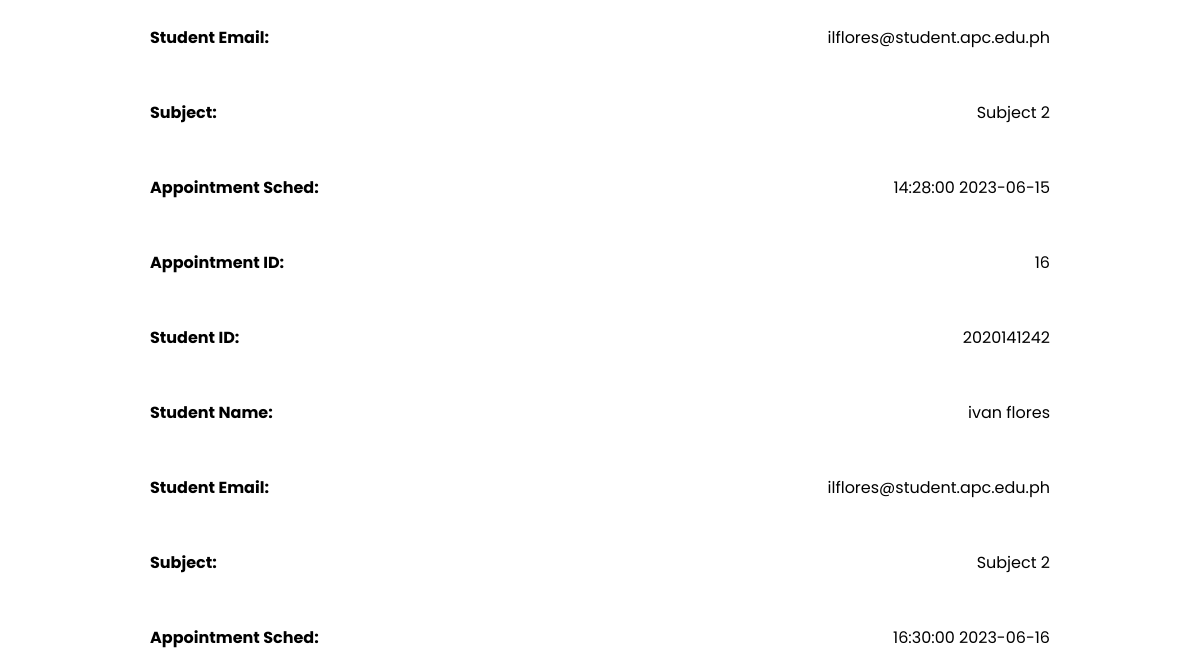
The app's page /CalendarFaculty.php (signed in, lower part), older data.
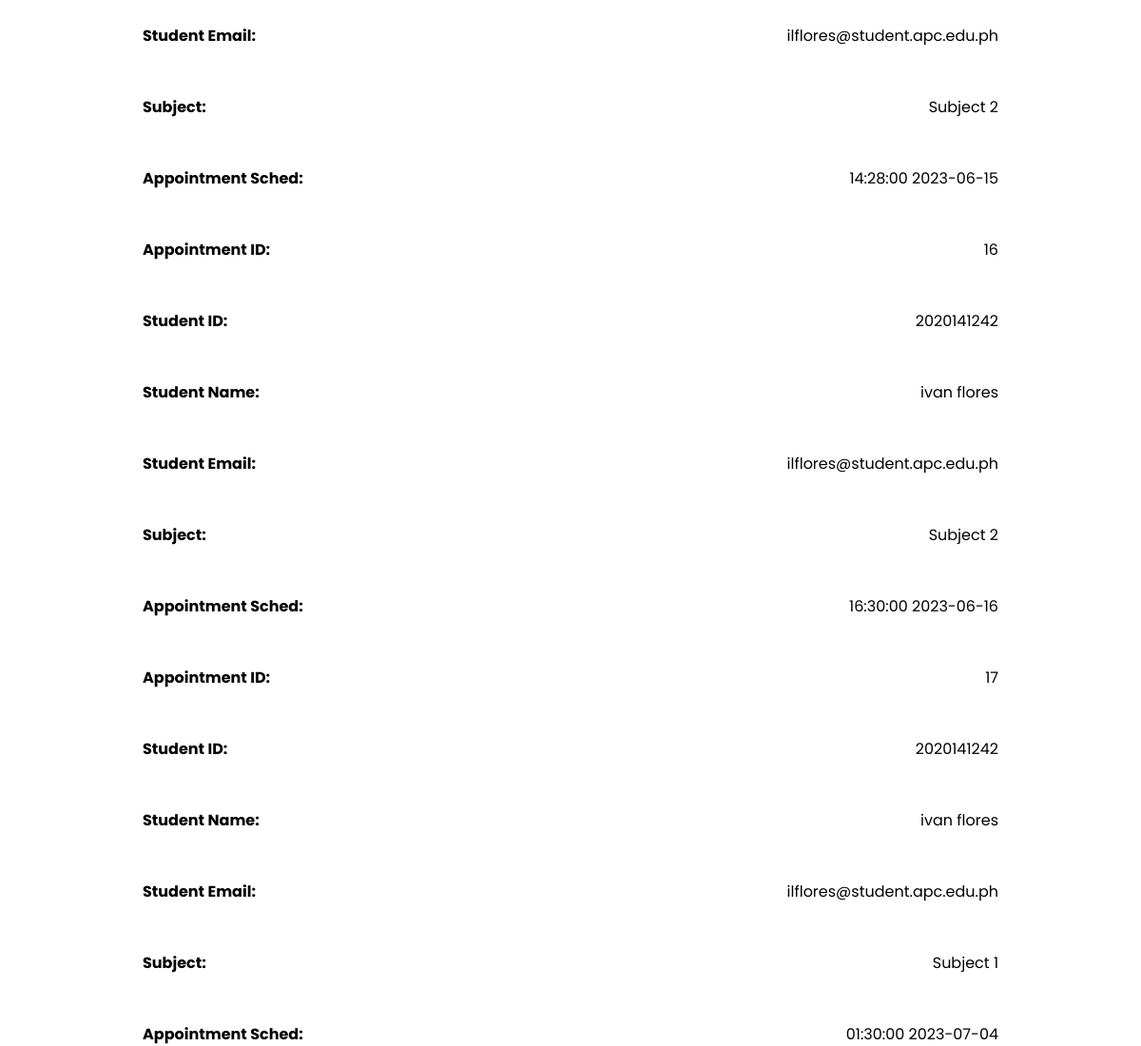
The same page, newer data.
### tables this page shows
CREATE TABLE `appoint` (
  `id` int(11) NOT NULL,
  `aid` int(11) NOT NULL,
  `aname` text NOT NULL,
  `aemail` text NOT NULL,
  `sbj` text NOT NULL,
  `prem` varchar(255) NOT NULL,
  `tm` time NOT NULL,
  `dt` date NOT NULL
);

### CalendarFaculty.php (the view, shortened to what this page needs)
<!DOCTYPE html>
<html>
<head>
    <link rel="stylesheet" href="css_files/style.css">
<link rel="stylesheet" href="https://cdn.jsdelivr.net/npm/@fortawesome/fontawesome-free@6.2.1/css/fontawesome.min.css">
</head>
<body>
<div class="schedcontainer">
        <div class="form">
            <div class="sched-status">
<?php
require 'connect.php';
$sql="SELECT * FROM appoint";
$result = mysqli_query($con,$sql);
while($asrow = mysqli_fetch_array($result)) {
  ?>
                    <div class="row">
                    <div class="col-sm-3">
                    <h4 class="mb-0">Appointment ID:</h4>
                    </div>
                    <div class="col-sm-9 text-secondary">
                    <?=$asrow['id']?>
                    </div>
                    </div>
                    <div class="row">
                    <div class="col-sm-3">
                    <h4 class="mb-0">Student ID:</h4>
                    </div>
                    <div class="col-sm-9 text-secondary">
                    <?=$asrow['aid']?>
                    </div>
                    </div>
                <div class="row">
                    <div class="col-sm-3">
                    <h4 class="mb-0">Student Name:</h4>
                    </div>
                    <div class="col-sm-9 text-secondary">
                    <?=$asrow['aname']?>
                    </div>
                    </div>
                    <div class="row">
                    <div class="col-sm-3">
                    <h4 class="mb-0">Student Email:</h4>
                    </div>
                    <div class="col-sm-9 text-secondary">
                    <?=$asrow['aemail']?>
                    </div>
                    </div>
                    <div class="row">
                    <div class="col-sm-3">
                    <h4 class="mb-0">Subject:</h4>
                    </div>
                    <div class="col-sm-9 text-secondary">
                    <?=$asrow['sbj']?>
                    </div>
                    </div>
                    <div class="row">
                    <div class="col-sm-3">
                    <h4 class="mb-0">Appointment Sched:</h4>
                    </div>
                    <div class="col-sm-9 text-secondary">
                    <?=$asrow['tm']." ". $asrow['dt']?>
                    </div>
                    </div>
<?php }
?>
            </div>
        </div>
</div>
</body>
</html>

Row changes from the older to the newer data that the page shows:
added appoint: id "17", aid "2020141242", aname "ivan flores", aemail "ilflores@student.apc.edu.ph", sbj "Subject 1", tm "01:30:00", dt "2023-07-04"
